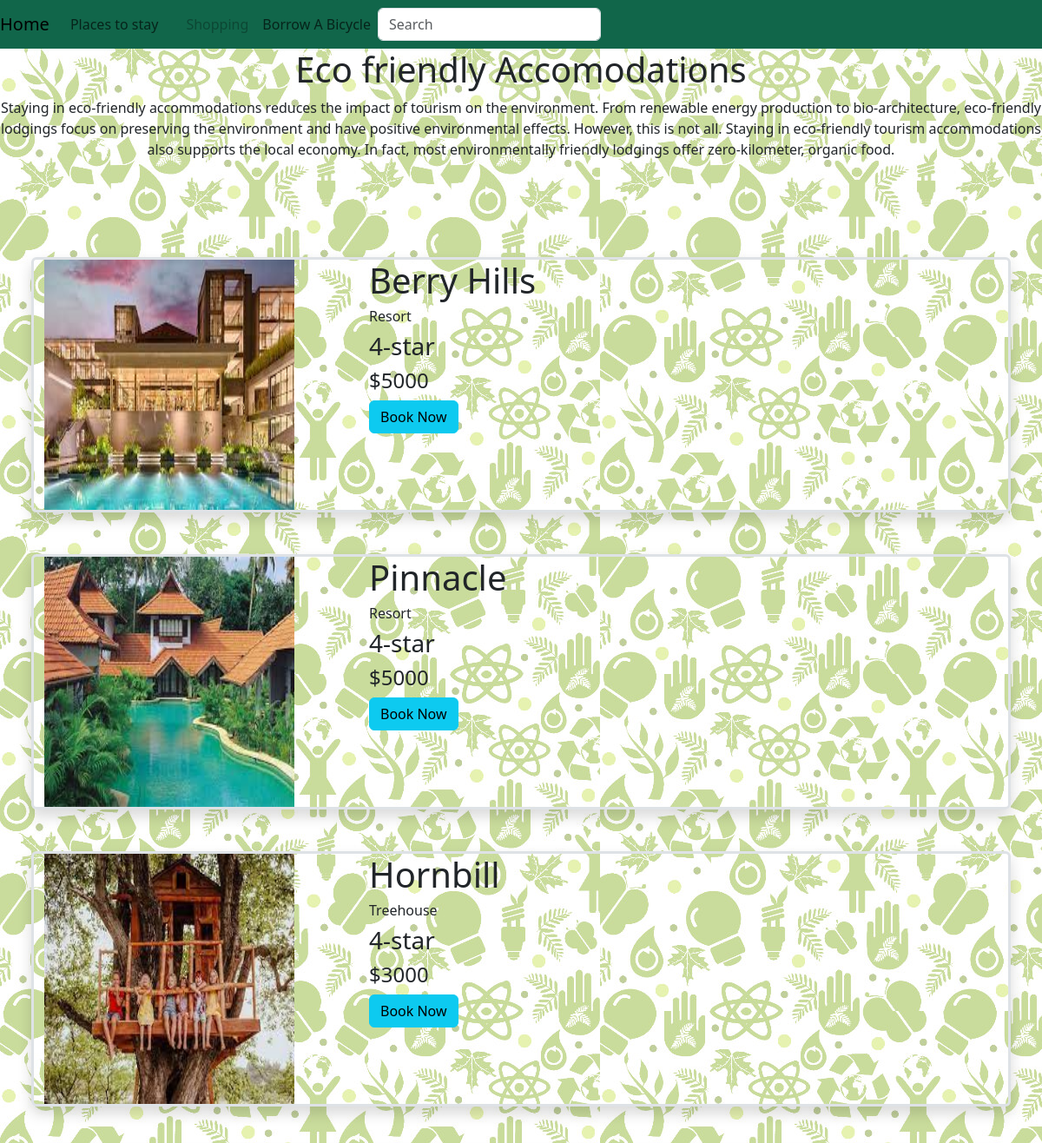
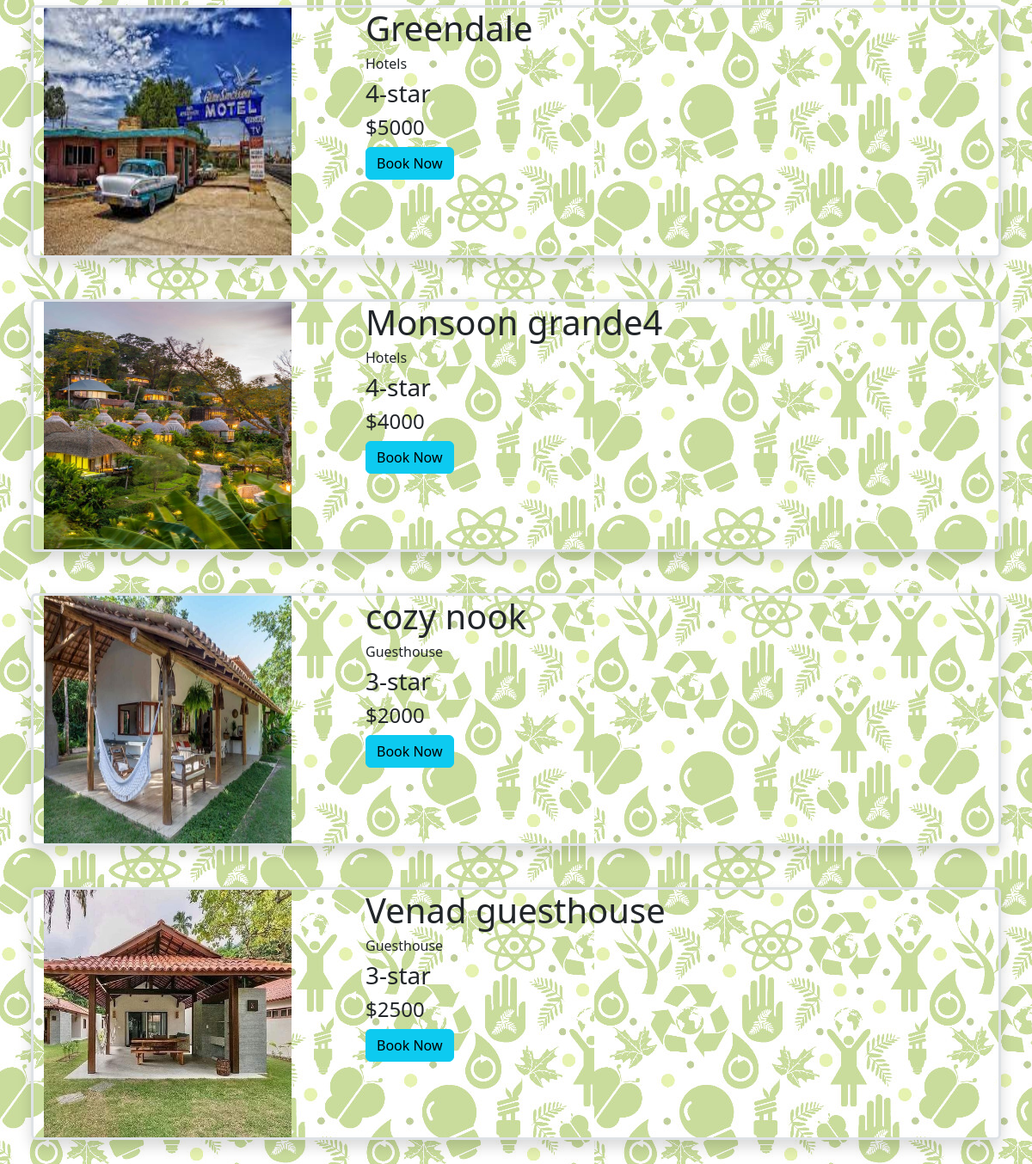
/account/accomodation, run on the app's committed database (2 pictures, top to bottom).
### account/models.py (models this page shows, shortened)
class Accomodation(models.Model):
    name=models.CharField(max_length=100)
    options=(
        ('Hotels','Hotels'),
        ('Guesthouse','Guesthouse'),
        ('Resort','Resort'),
        ('Treehouse','Treehouse')
    )
    Type=models.CharField(max_length=100,choices=options,default='Hotels')
    Rating=models.IntegerField()
    price=models.IntegerField()
    image=models.ImageField(upload_to="accomodation_images",null=True)
    img2=models.ImageField(upload_to="accomodation_images",null=True)

### account/views.py (the view)
# urls.py: path('accomodation',AccomodationView.as_view(),name='accomodation'),
class AccomodationView(ListView):
    template_name="accomodation.html"
    queryset=Accomodation.objects.all()
    context_object_name="accomodation"

### account/templates/accomodation.html (shortened to what this page needs)
{% load static %}
<!doctype html>
<html lang="en">
    <head>
        <link
            href="https://cdn.jsdelivr.net/npm/bootstrap@5.3.2/dist/css/bootstrap.min.css"
            rel="stylesheet"
        />
    </head>
    <body background="{% static 'images/eco6.jpg' %}">
        <nav class="navbar navbar-expand-lg navbar-light" style="background-color: rgb(17, 102, 74);">
            <a class="navbar-brand" href="#">Home</a>
            <div class="collapse navbar-collapse" id="navbarSupportedContent">
              <ul class="navbar-nav mr-auto">
                <li class="nav-item active">
                  <a class="nav-link" href="#">Places to stay</a>
                <li class="nav-item">
                  <a class="nav-link" href="#"></a>
                <li class="nav-item">
                  <a class="nav-link disabled" href="#">Shopping</a>
                </li>
                <li class="nav-item">
                    <a class="nav-link" href="{% url 'bicycle' %}">Borrow A Bicycle</a>
                  </li>
              </ul>
              <form class="form-inline my-2 my-lg-0">
                <input class="form-control mr-sm-2" type="search" placeholder="Search" aria-label="Search">
              </form>
            </div>
          </nav>
          <h1 class="text-center"> Eco friendly Accomodations </h1>
          <div class="text-center">
            <p>Staying in eco-friendly accommodations reduces the impact of tourism on the environment. From renewable energy production to bio-architecture, eco-friendly lodgings focus on preserving the environment and have positive environmental effects. However, this is not all. Staying in eco-friendly tourism accommodations also supports the local economy. In fact, most environmentally friendly lodgings offer zero-kilometer, organic food.</p>
          </div>
    <div class="p-5">
      {% for i in accomodation %}
      <div class="border border-3 mt-5 shadow rounded row" >
        <div class="col-4">
          <img src="{{i.image.url}}" alt="accommodation_image" class="img-fluid" height="300px" style="width: 18rem; height: 18rem;">
        </div>
        <div class="col-8">
          <h1>{{i.name}}</h1>
          <h6>{{i.Type}}</h6>
          <h3>{{i.Rating}}-star</h3>
          <h4>${{i.price}}</h4>
          <a href="{% url 'order1' i.id %}" class="btn btn-info">Book Now</a>
        </div>
      </div>
      {%endfor%}
    </div>
    </body>
</html>

### data on the page
Accomodation: image (picture), name "Berry Hills", Type "Resort", Rating "4", price "5000"
Accomodation: image (picture), name "Pinnacle", Type "Resort", Rating "4", price "5000"
Accomodation: image (picture), name "Hornbill", Type "Treehouse", Rating "4", price "3000"
Accomodation: image (picture), name "Greendale", Type "Hotels", Rating "4", price "5000"
Accomodation: image (picture), name "Monsoon grande4", Type "Hotels", Rating "4", price "4000"
Accomodation: image (picture), name "cozy nook", Type "Guesthouse", Rating "3", price "2000"
Accomodation: image (picture), name "Venad guesthouse", Type "Guesthouse", Rating "3", price "2500"
